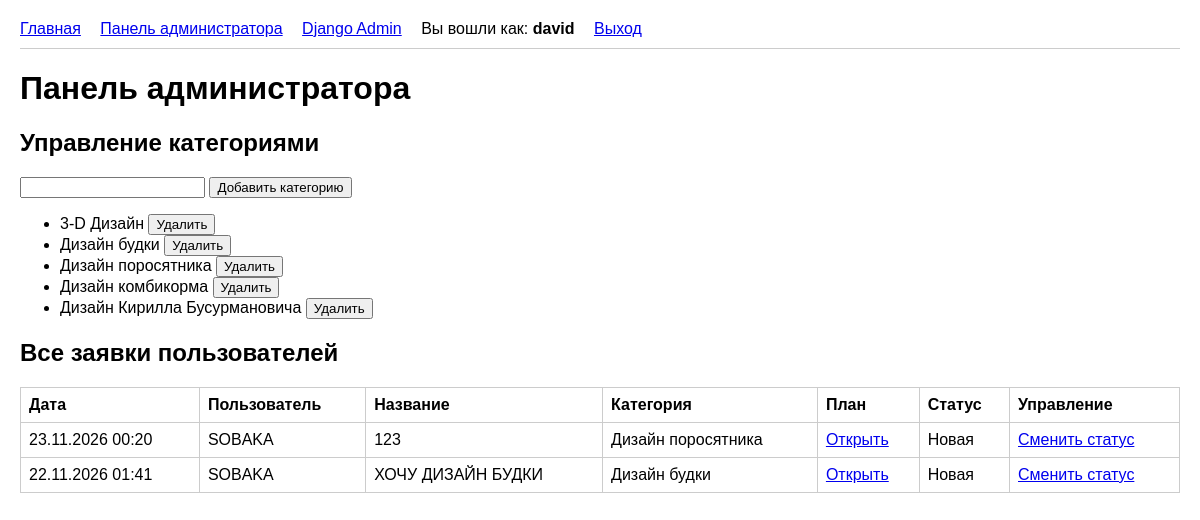
The app's page /panel/ (signed in) with its own data.
### portal/models.py (models this page shows, shortened)
class CustomUser(AbstractUser):
    full_name = models.CharField('ФИО', max_length=255)
    email = models.EmailField('Email', unique=True)
    consent = models.BooleanField('Согласие на обработку ПД', default=False)

class Category(models.Model):
    name = models.CharField('Название категории', max_length=100, unique=True)

class Application(models.Model):
    STATUS_CHOICES = [
        ('new', 'Новая'),
        ('in_progress', 'Принято в работу'),
        ('completed', 'Выполнено'),
    ]
    user = models.ForeignKey(CustomUser, on_delete=models.CASCADE, verbose_name='Пользователь')
    category = models.ForeignKey(Category, on_delete=models.CASCADE, verbose_name='Категория')
    title = models.CharField('Название заявки', max_length=200)
    description = models.TextField('Описание')
    photo = models.ImageField('Фото помещения или план', upload_to='plans/')
    created_at = models.DateTimeField('Дата создания', auto_now_add=True)
    status = models.CharField('Статус', max_length=20, choices=STATUS_CHOICES, default='new')
    admin_comment = models.TextField('Комментарий администратора', blank=True, null=True)
    design_image = models.ImageField('Готовый дизайн', upload_to='designs/', blank=True, null=True)
    class Meta:
        ordering = ['-created_at']

### portal/views.py (the view)
# urls.py: path('panel/', views.admin_dashboard, name='admin_dashboard'),
@user_passes_test(is_admin)
def admin_dashboard(request):
    apps = Application.objects.all()
    categories = Category.objects.all()
    if request.method == 'POST':
        cat_form = CategoryForm(request.POST)
        if cat_form.is_valid():
            cat_form.save()
            return redirect('admin_dashboard')
    else:
        cat_form = CategoryForm()
    return render(request, 'admin_dashboard.html', {
        'apps': apps,
        'categories': categories,
        'cat_form': cat_form,
    })

### portal/forms.py (shortened to what this page needs)
class CategoryForm(forms.ModelForm):
    class Meta:
        model = Category
        fields = ['name']

### portal/views.py (called while the page is built)
def is_admin(user):
    return user.is_authenticated and user.is_staff

### templates/admin_dashboard.html (shortened to what this page needs)
{% extends 'base.html' %}
{% block content %}
<h1>Панель администратора</h1>
<h2>Управление категориями</h2>
<form method="post" style="margin-bottom: 10px;">
    {{ cat_form.name }}
    <button type="submit">Добавить категорию</button>
</form>
<ul>
    {% for cat in categories %}
    <li>
        {{ cat.name }}
        <form method="post" action="{% url 'delete_category' cat.pk %}" style="display:inline;">
            <button type="submit">Удалить</button>
        </form>
    </li>
    {% empty %}
    <li>Категорий пока нет.</li>
    {% endfor %}
</ul>
<h2>Все заявки пользователей</h2>
<table>
    <tr>
        <th>Дата</th>
        <th>Пользователь</th>
        <th>Название</th>
        <th>Категория</th>
        <th>План</th>
        <th>Статус</th>
        <th>Управление</th>
    </tr>
    {% for app in apps %}
    <tr>
        <td>{{ app.created_at|date:"d.m.Y H:i" }}</td>
        <td>{{ app.user.username }}</td>
        <td>{{ app.title }}</td>
        <td>{{ app.category.name }}</td>
        <td><a href="{{ app.photo.url }}" target="_blank">Открыть</a></td>
        <td>{{ app.get_status_display }}</td>
        <td>
            {% if app.status == 'new' %}
            <a href="{% url 'change_status' app.pk %}">Сменить статус</a>
            {% else %}
            Статус изменён
            {% endif %}
        </td>
    </tr>
    {% empty %}
    <tr><td colspan="7">Заявок нет.</td></tr>
    {% endfor %}
</table>
{% endblock %}

### templates/base.html (shortened to what this page needs)
<!DOCTYPE html>
<html lang="ru">
<head>
</head>
<body>
<nav>
    <a href="{% url 'index' %}">Главная</a>
    {% if user.is_authenticated %}
    {% if user.is_staff %}
    <a href="{% url 'admin_dashboard' %}">Панель администратора</a>
    <a href="/superadmin/">Django Admin</a>
    {% else %}
    <a href="{% url 'profile' %}">Мои заявки</a>
    <a href="{% url 'create_app' %}">Создать заявку</a>
    {% endif %}
    <span>Вы вошли как: <b>{{ user.username }}</b></span>
    <a href="{% url 'logout' %}" style="margin-left: 15px;">Выход</a>
    {% else %}
    <a href="{% url 'login' %}">Вход</a>
    <a href="{% url 'register' %}">Регистрация</a>
    {% endif %}
</nav>
{% block content %}{% endblock %}
</body>
</html>

### templates/base.html (style rules this page uses)
body { font-family: Arial, sans-serif; margin: 20px; }
nav { margin-bottom: 20px; padding-bottom: 10px; border-bottom: 1px solid #ccc; }
nav a { margin-right: 15px; }
table { border-collapse: collapse; width: 100%; margin-top: 10px; }
th, td { border: 1px solid #ccc; padding: 8px; text-align: left; }

### records on screen
CustomUser: username "david"
Category: name "3-D Дизайн"
Category: name "Дизайн будки"
Category: name "Дизайн поросятника"
Category: name "Дизайн комбикорма"
Category: name "Дизайн Кирилла Бусурмановича"
Application: created_at "23.11.2026 00:20", user.username "SOBAKA", title "123", category.name "Дизайн поросятника", status "Новая", shows "Сменить статус"
Application: created_at "22.11.2026 01:41", user.username "SOBAKA", title "ХОЧУ ДИЗАЙН БУДКИ", category.name "Дизайн будки", status "Новая", shows "Сменить статус"
